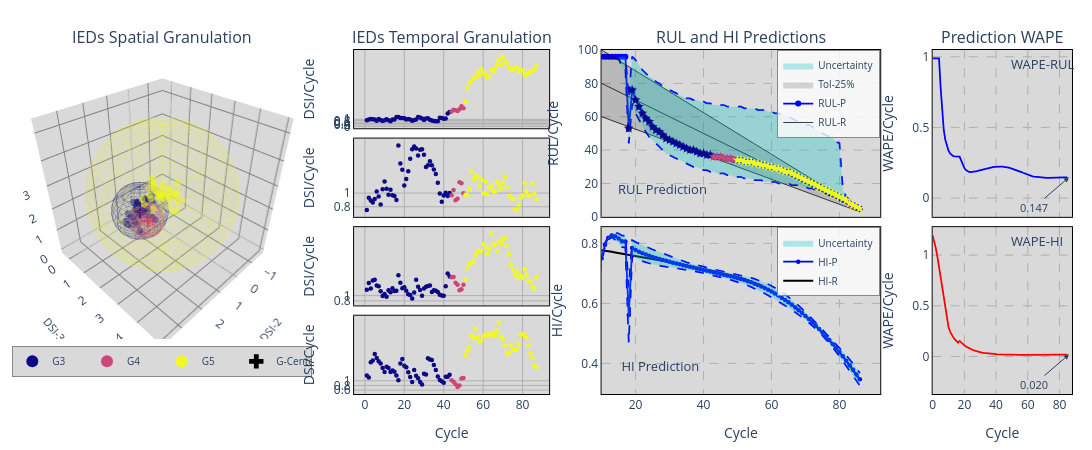

Notebook code cell kept with this figure:
### Code cell
params = [3.5,28,[70],8,0,1,2,5,19,1,0]
m,nI,nR,nO,mO,N1,N2,N3,τ,mode,act = params
X, Y, Z = PrepareData(RS, HI, nI, nO, mO, 1, mode)
ref, J = RefEoL(sig, EOL, nI, mO, mode)
if len(X) < J: print(f'Aviso: nO={nO} > {nOMax(sig, EOL)}: o fluxo termina antes do EoL (última RUL real = {J-len(X)+1}).')
nI = len(Y[0])
if isinstance(nR, str): nR = ast.literal_eval(nR)

RHO = 0.5
RHO_DYN = True              # False: rho estático (= RHO)
RHO_ETA, RHO_T, RHO_BETA = 0.1, 0.5, 0.75   # passo, temperatura da cobertura suavizada (escore |e|/e_est), momento
RHO_MIN, RHO_MAX = 1e-2, 10
INTR_STATE = 'reset'       

teda=AutoCloud(m=2,nI=nI,nR=nR,nO=nO+mO,ηS=[N1,N2,N3],mode=mode,act=act,
               tau=τ,eol=EOL,ref=ref,wtaG=WTAG,wtaP=WTAP,feedback=FEEDBACK,mO=mO,
               rho=RHO,lam=LAM,intr_state=INTR_STATE,
               rho_dyn=RHO_DYN,rho_eta=RHO_ETA,rho_T=RHO_T,rho_beta=RHO_BETA,rho_min=RHO_MIN,rho_max=RHO_MAX,
               rls_mode='pol',nf_rls=3,ff_rls=0.9,dt_rls=1e3,
               )

for j,_ in enumerate(X[:J]):

    teda.run(X[j])
    teda.RUL_Prediction(Y[j],mode='interval',lim=len(sig)-nI+1,show=False)
    teda.WAPE_HI2(Y[j],Z[j])
    teda.Adapt(Y[j],Z[j])
    teda.UpdateRLS(mode='HI')

print(f"HI (HI_Granularity): cov={teda.cov:.3f} | sp={teda.sp:.3f} | V=média(cov*sp)={teda.V:.4f} | Vsum={teda.Vsum:.4f}")
PlotDSI_3D_PLY(teda,xi=10, yf=100,ftrs=4)
